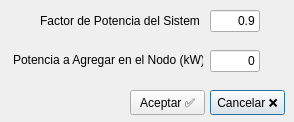
<?xml version="1.0" encoding="UTF-8"?>
<ui version="4.0">
 <class>Dialog</class>
 <widget class="QDialog" name="Dialog">
  <property name="windowModality">
   <enum>Qt::ApplicationModal</enum>
  </property>
  <property name="geometry">
   <rect>
    <x>0</x>
    <y>0</y>
    <width>294</width>
    <height>122</height>
   </rect>
  </property>
  <property name="windowTitle">
   <string>Momentos Eléctricos</string>
  </property>
  <property name="autoFillBackground">
   <bool>false</bool>
  </property>
  <property name="modal">
   <bool>true</bool>
  </property>
  <widget class="QPushButton" name="cmdSalir">
   <property name="geometry">
    <rect>
     <x>210</x>
     <y>90</y>
     <width>75</width>
     <height>25</height>
    </rect>
   </property>
   <property name="text">
    <string>Cancelar ❌</string>
   </property>
   <property name="shortcut">
    <string>Esc</string>
   </property>
  </widget>
  <widget class="QPushButton" name="cmdAceptar">
   <property name="geometry">
    <rect>
     <x>130</x>
     <y>90</y>
     <width>75</width>
     <height>25</height>
    </rect>
   </property>
   <property name="text">
    <string>Aceptar ✅</string>
   </property>
   <property name="shortcut">
    <string>Return</string>
   </property>
  </widget>
  <widget class="QLabel" name="label_8">
   <property name="geometry">
    <rect>
     <x>13</x>
     <y>50</y>
     <width>190</width>
     <height>20</height>
    </rect>
   </property>
   <property name="text">
    <string>Potencia a Agregar en el Nodo (kW)</string>
   </property>
  </widget>
  <widget class="QLineEdit" name="txtPotencia">
   <property name="geometry">
    <rect>
     <x>210</x>
     <y>50</y>
     <width>50</width>
     <height>22</height>
    </rect>
   </property>
   <property name="text">
    <string>0</string>
   </property>
   <property name="alignment">
    <set>Qt::AlignRight|Qt::AlignTrailing|Qt::AlignVCenter</set>
   </property>
  </widget>
  <widget class="QLabel" name="label_9">
   <property name="geometry">
    <rect>
     <x>40</x>
     <y>13</y>
     <width>160</width>
     <height>16</height>
    </rect>
   </property>
   <property name="text">
    <string>Factor de Potencia del Sistema</string>
   </property>
  </widget>
  <widget class="QLineEdit" name="txtFp">
   <property name="geometry">
    <rect>
     <x>210</x>
     <y>10</y>
     <width>50</width>
     <height>22</height>
    </rect>
   </property>
   <property name="text">
    <string>0.9</string>
   </property>
   <property name="alignment">
    <set>Qt::AlignRight|Qt::AlignTrailing|Qt::AlignVCenter</set>
   </property>
  </widget>
 </widget>
 <resources/>
 <connections/>
</ui>
